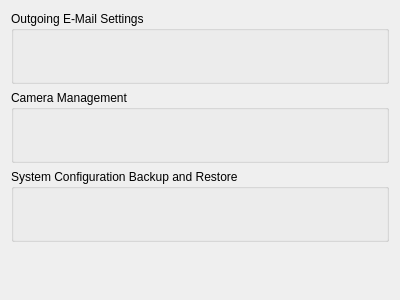
<?xml version="1.0" encoding="UTF-8"?>
<ui version="4.0">
 <class>ServerSettingsWidget</class>
 <widget class="QWidget" name="ServerSettingsWidget">
  <property name="geometry">
   <rect>
    <x>0</x>
    <y>0</y>
    <width>400</width>
    <height>300</height>
   </rect>
  </property>
  <property name="windowTitle">
   <string/>
  </property>
  <layout class="QVBoxLayout" name="verticalLayout">
   <item>
    <widget class="QGroupBox" name="groupBox">
     <property name="title">
      <string>Outgoing E-Mail Settings</string>
     </property>
     <layout class="QHBoxLayout" name="horizontalLayout">
      <item>
       <widget class="QnSmtpSettingsWidget" name="smtpSettingsWidget" native="true">
        <property name="minimumSize">
         <size>
          <width>0</width>
          <height>32</height>
         </size>
        </property>
       </widget>
      </item>
     </layout>
    </widget>
   </item>
   <item>
    <widget class="QGroupBox" name="groupBox_3">
     <property name="title">
      <string>Camera Management</string>
     </property>
     <layout class="QVBoxLayout" name="verticalLayout_2">
      <item>
       <widget class="QnCameraManagementWidget" name="cameraSettingsWidget" native="true">
        <property name="minimumSize">
         <size>
          <width>0</width>
          <height>32</height>
         </size>
        </property>
       </widget>
      </item>
     </layout>
    </widget>
   </item>
   <item>
    <widget class="QGroupBox" name="groupBox_2">
     <property name="title">
      <string>System Configuration Backup and Restore</string>
     </property>
     <layout class="QHBoxLayout" name="horizontalLayout_2">
      <item>
       <widget class="QnDatabaseManagementWidget" name="databaseSettingsWidget" native="true">
        <property name="minimumSize">
         <size>
          <width>0</width>
          <height>32</height>
         </size>
        </property>
       </widget>
      </item>
     </layout>
    </widget>
   </item>
   <item>
    <spacer name="verticalSpacer">
     <property name="orientation">
      <enum>Qt::Vertical</enum>
     </property>
     <property name="sizeHint" stdset="0">
      <size>
       <width>20</width>
       <height>40</height>
      </size>
     </property>
    </spacer>
   </item>
  </layout>
 </widget>
 <customwidgets>
  <customwidget>
   <class>QnSmtpSettingsWidget</class>
   <extends>QWidget</extends>
   <header location="global">ui/widgets/settings/smtp_settings_widget.h</header>
   <container>1</container>
  </customwidget>
  <customwidget>
   <class>QnDatabaseManagementWidget</class>
   <extends>QWidget</extends>
   <header location="global">ui/widgets/settings/database_management_widget.h</header>
   <container>1</container>
  </customwidget>
  <customwidget>
   <class>QnCameraManagementWidget</class>
   <extends>QWidget</extends>
   <header>ui/widgets/settings/camera_management_widget.h</header>
   <container>1</container>
  </customwidget>
 </customwidgets>
 <resources/>
 <connections/>
</ui>
